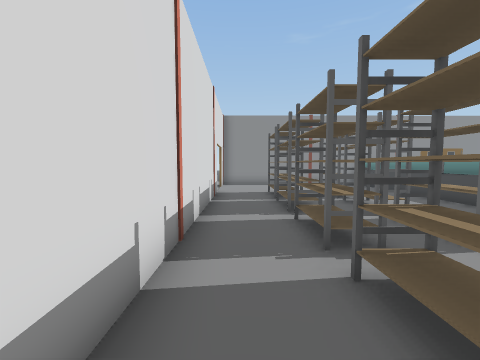
view 1 (above)

24 first-person views from a walk through a 3-D level made in the Unity game engine. The camera is 1.3 m above the floor, tilts 4° down and sees 90° across. The floor is counted in squares, 1 m on a side. Each view is taken from the middle of a square. On the plan, view 1 faces up. The plan holds only what a view shows up to about 12 squares ahead; the rest is blank. The place goes on beyond the plan. The player character is not drawn. Some animated figures are not drawn. Door leaves are left out, so doorways stand open.

view 2
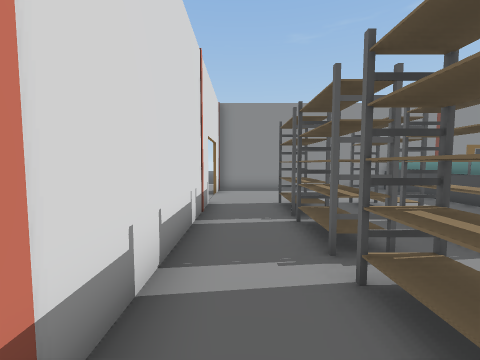

view 3
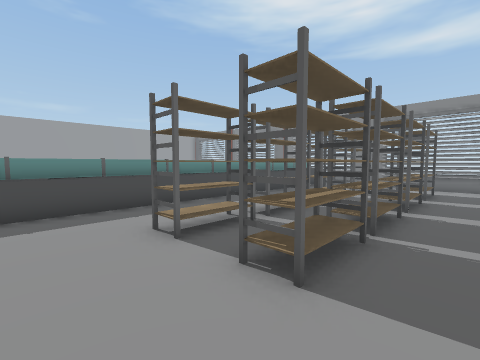

view 4
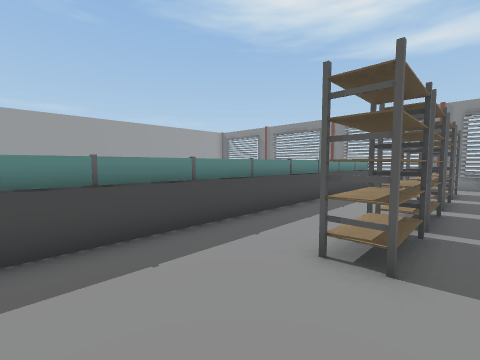

view 5
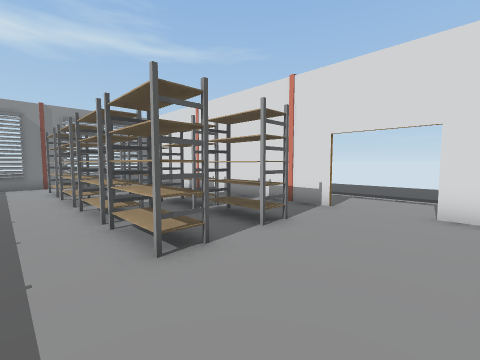

view 6
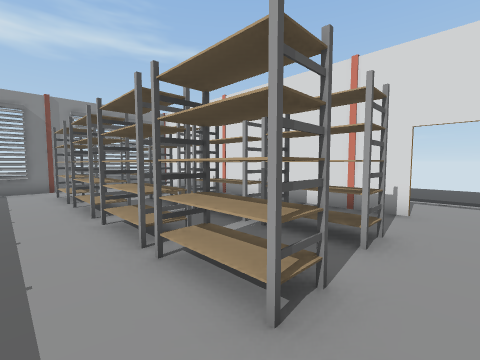

view 7
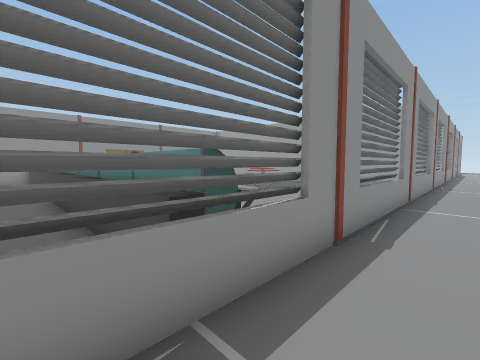

view 8
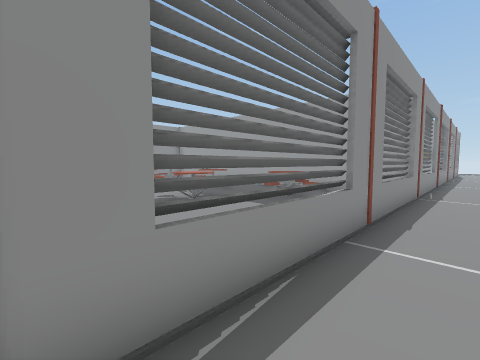

view 9
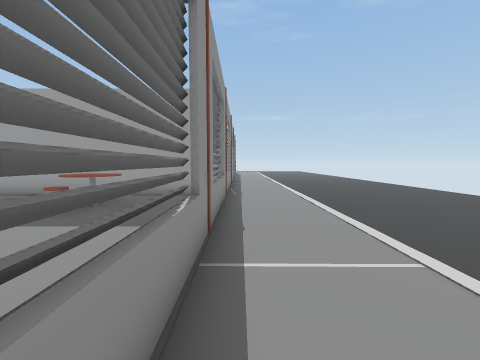

view 10
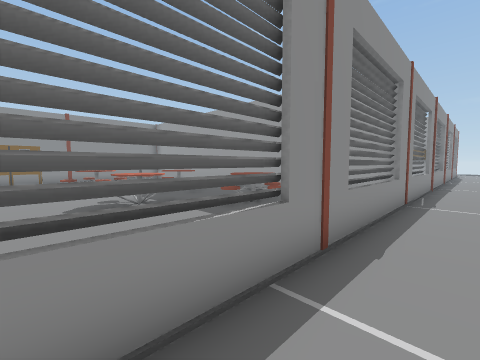

view 11
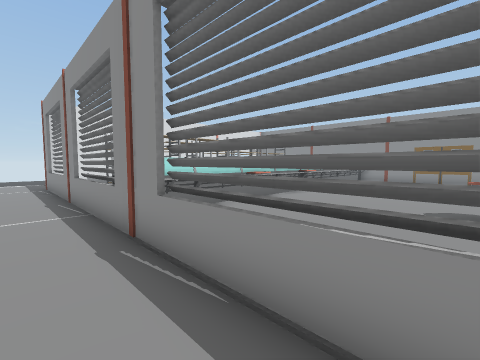

view 12
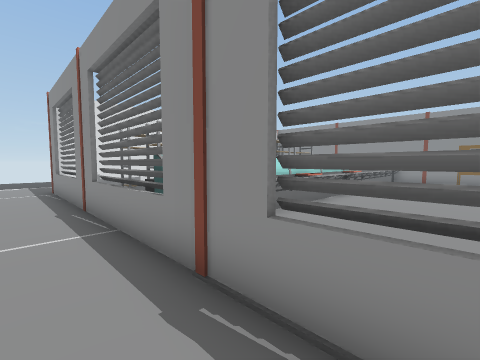

view 13
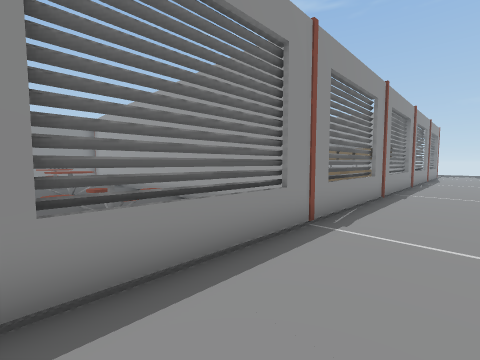

view 14
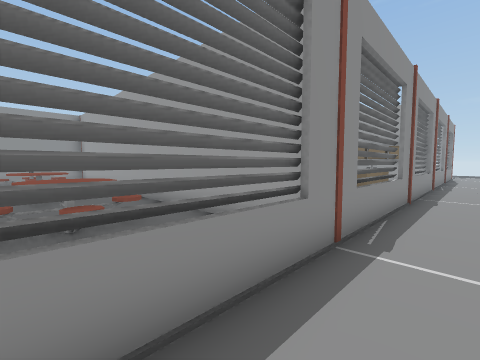

view 15
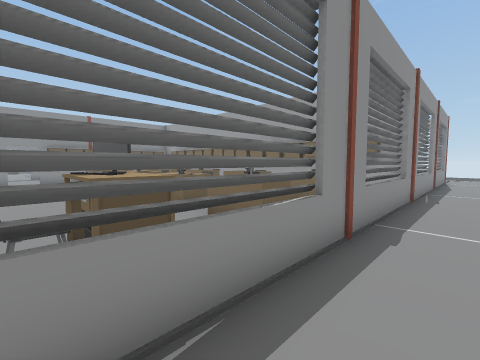

view 16
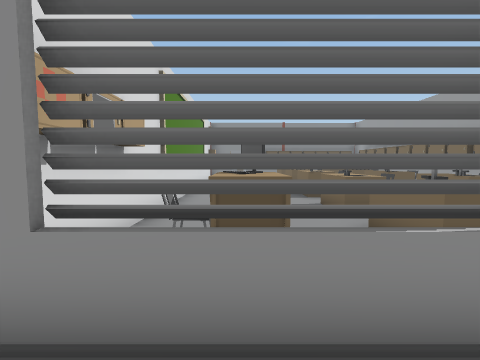

view 17
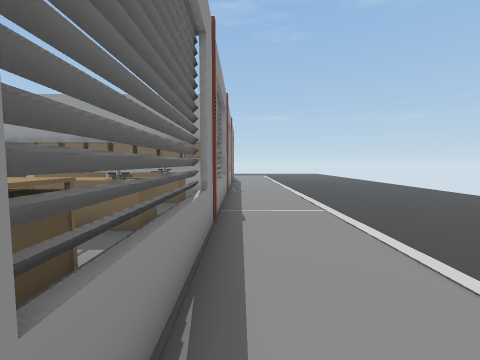

view 18
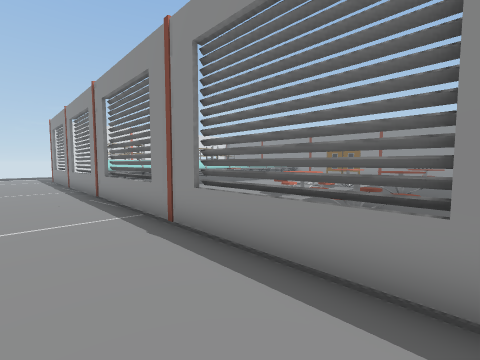

view 19
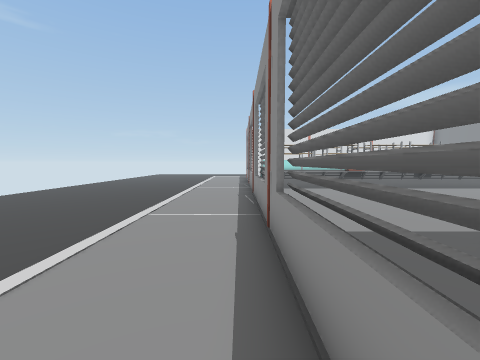

view 20
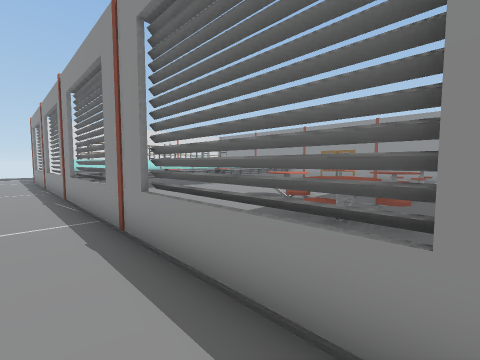

view 21
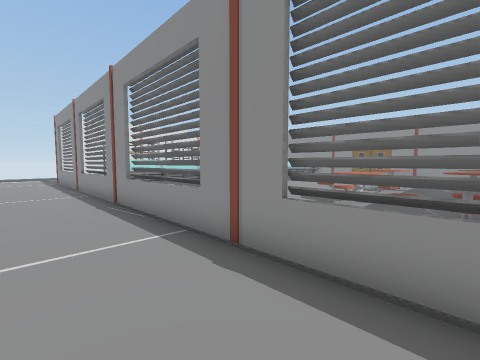

view 22
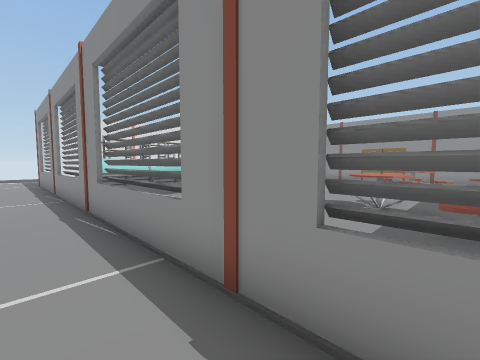

view 23
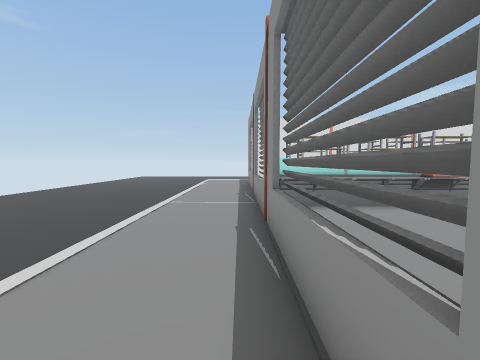

view 24
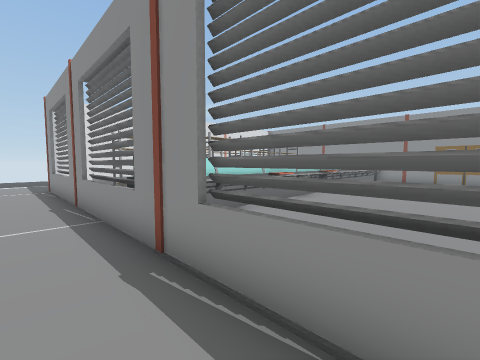

### Floor plan
Points are (right, up) in squares from view 1. A wall is a line through its corners. A room is listed if a view was taken in it or the views show most of it. See-through windows are left out.
Room 1 (views 1, 2, 3, 4, 5, 6)
walls: (9.8, 14.8) (-1.1, 14.8); (2.9, -1.3) (6.1, -1.3); (-1, 10.9) (-1, -1.2); (20.7, 1.4) (20.7, 10.2); (-1, 14.4) (-1, 13.2)
low walls: (-0.1, -1.3) (2.4, -1.3)
ways out: opening at (20.5, 0.5); open door at (-1, 12)
objects: rack (1, 1) to (2, 3); rack (1, 4) to (2, 6); rack (1, 7) to (2, 8); rack (1, 9) to (2, 11); rack (4, 1) to (4, 3); rack (4, 4) to (4, 6); rack (4, 7) to (4, 8); rack (4, 9) to (4, 11); other object (7, 0) to (9, 1); other object (7, 2) to (9, 3); other object (7, 3) to (8, 5); other object (7, 6) to (9, 7); other object (7, 8) to (8, 9); other object (7, 10) to (8, 11); other object (7, 11) to (9, 12); other object (7, 13) to (8, 14); other object (8, 3) to (9, 4); other object (8, 7) to (9, 7); table (14, 3) to (16, 5); table (14, 8) to (16, 10); table (17, 1) to (19, 3); table (17, 6) to (19, 8); other object (17, 10) to (19, 12)
Room 2 (views 7, 8, 9, 10, 11, 12, 13, 14, 15, 16, 17, 18, 19, 20, 21, 22, 23, 24)
walls: (30.5, -1.4) (-1.2, -1.4)
ways out: opening at (-3.5, -2.8)

Where each view was taken, in squares from view 1:
view 1: 0 up, 0 right, facing up
view 2: 3 up, 0 right, facing up
view 3: 13 up, 0 right, facing down-right
view 4: 14 up, 3 right, facing down-right
view 5: 14 up, 6 right, facing down-left
view 6: 12 up, 6 right, facing down-left
view 7: 3 down, 6 right, facing up-right
view 8: 3 down, 10 right, facing up-right
view 9: 2 down, 11 right, facing right
view 10: 3 down, 12 right, facing up-right
view 11: 3 down, 14 right, facing up-left
view 12: 3 down, 12 right, facing up-left
view 13: 4 down, 16 right, facing up-right
view 14: 3 down, 17 right, facing up-right
view 15: 3 down, 22 right, facing up-right
view 16: 3 down, 23 right, facing up
view 17: 2 down, 21 right, facing right
view 18: 4 down, 20 right, facing up-left
view 19: 2 down, 20 right, facing left
view 20: 3 down, 20 right, facing up-left
view 21: 4 down, 18 right, facing up-left
view 22: 3 down, 17 right, facing up-left
view 23: 2 down, 15 right, facing left
view 24: 3 down, 13 right, facing up-left
